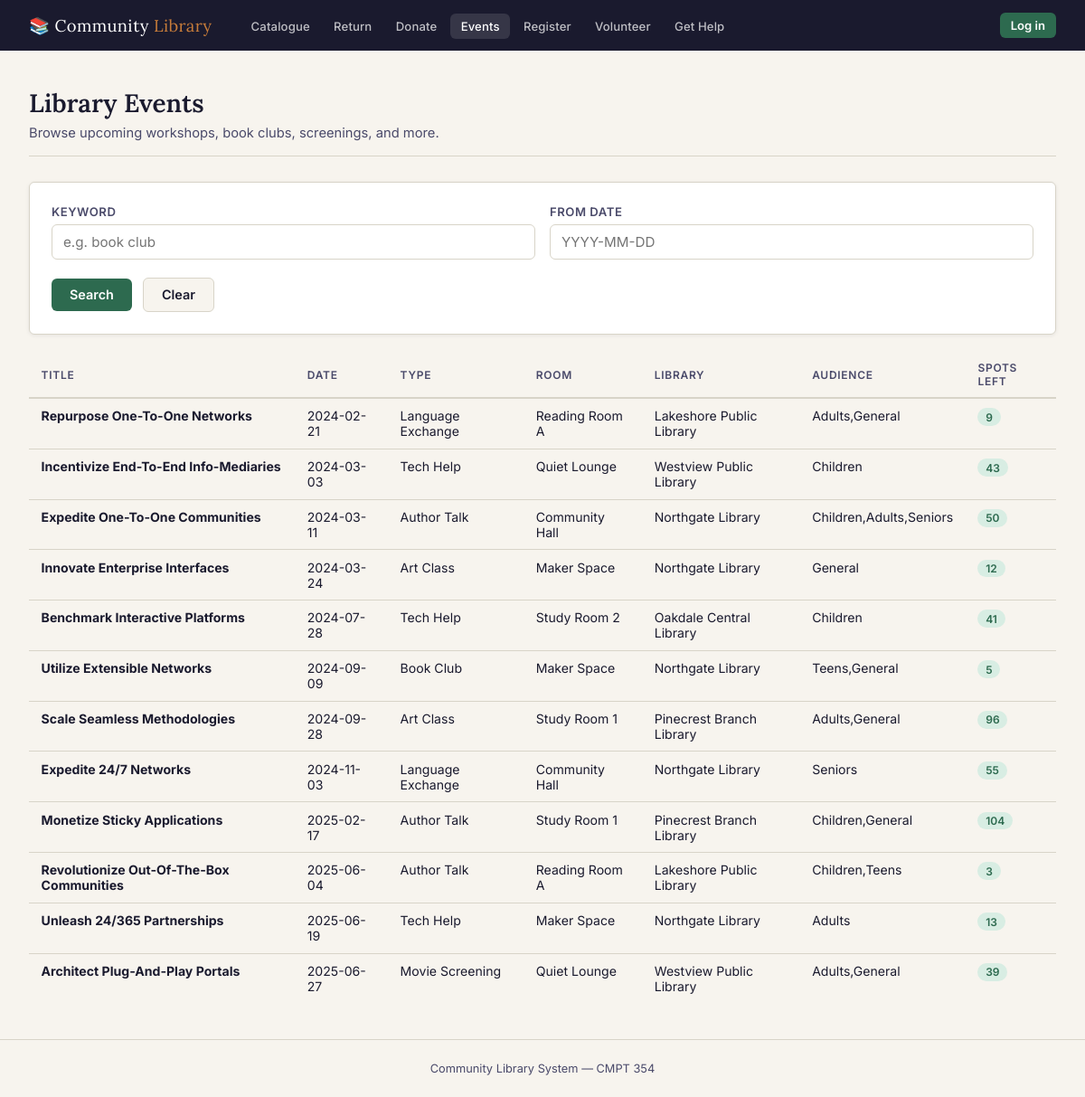
The app's page /events with its own data.
### tables this page shows
CREATE TABLE Event (
    event_id   INTEGER PRIMARY KEY AUTOINCREMENT,
    title      TEXT    NOT NULL,
    date       TEXT    NOT NULL,               -- ISO-8601
    event_type TEXT    NOT NULL,
    room_id    INTEGER NOT NULL REFERENCES Room(room_id)
);

### library_webapp/app.py (the view)
@app.route("/events")
def events():
    keyword   = request.args.get("keyword",   "").strip()
    from_date = request.args.get("from_date", "").strip()
    sql = """
        SELECT e.event_id,
               e.title,
               e.date,
               e.event_type,
               r.room_name,
               r.capacity,
               l.name AS library,
               COUNT(rf.member_id) AS registered,
               r.capacity - COUNT(rf.member_id) AS spots_left,
               GROUP_CONCAT(DISTINCT a.audience_type) AS audience
        FROM   Event e
        JOIN   Room    r  ON r.room_id    = e.room_id
        JOIN   Library l  ON l.library_id = r.library_id
        LEFT JOIN Registers_For rf ON rf.event_id   = e.event_id
        LEFT JOIN Targets        tg ON tg.event_id  = e.event_id
        LEFT JOIN Audience        a  ON a.audience_id = tg.audience_id
        WHERE  1=1
    """
    params = []
    if keyword:
        sql += " AND e.title LIKE ?"
        params.append(f"%{keyword}%")
    if from_date:
        sql += " AND e.date >= ?"
        params.append(from_date)
    sql += " GROUP BY e.event_id ORDER BY e.date"
    results = query(sql, params)
    return render_template("events.html", results=results,
                           keyword=keyword, from_date=from_date)

### library_webapp/app.py (called while the page is built, shortened)
def get_db():
    if "db" not in g:
        g.db = sqlite3.connect(DB_PATH)
        g.db.row_factory = sqlite3.Row
        g.db.execute("PRAGMA foreign_keys = ON;")
    return g.db

def query(sql, params=()):
    return get_db().execute(sql, params).fetchall()

@app.context_processor
def inject_globals():
    try:
        libraries = query("SELECT library_id, name FROM Library ORDER BY name")
        types     = query("SELECT type_id, type_name FROM Type ORDER BY type_name")
    except Exception:
        libraries, types = [], []
    current_member = None
    return dict(libraries=libraries, item_types=types, today=date.today().isoformat(),
                current_member=current_member)

### library_webapp/templates/events.html (shortened to what this page needs)
{% extends "base.html" %}
{% block content %}
<div class="page-header">
  <h1>Library Events</h1>
  <p>Browse upcoming workshops, book clubs, screenings, and more.</p>
</div>
<div class="card">
  <form method="get">
    <div class="form-grid">
      <div class="form-group">
        <label for="keyword">Keyword</label>
        <input type="text" id="keyword" name="keyword" value="{{ keyword }}" placeholder="e.g. book club">
      </div>
      <div class="form-group">
        <label for="from_date">From date</label>
        <input type="text" id="from_date" name="from_date" value="{{ from_date }}" placeholder="YYYY-MM-DD">
      </div>
    </div>
    <div class="form-actions">
      <button type="submit" class="btn btn-primary">Search</button>
      <a href="{{ url_for('events') }}" class="btn btn-secondary">Clear</a>
    </div>
  </form>
</div>
{% if results %}
<div class="table-wrap">
  <table>
    <thead>
      <tr><th>Title</th><th>Date</th><th>Type</th><th>Room</th><th>Library</th><th>Audience</th><th>Spots left</th></tr>
    </thead>
    <tbody>
      {% for r in results %}
      <tr>
        <td><strong>{{ r['title'] }}</strong></td>
        <td>{{ r['date'] }}</td>
        <td>{{ r['event_type'] }}</td>
        <td>{{ r['room_name'] }}</td>
        <td>{{ r['library'] }}</td>
        <td>{{ r['audience'] or '—' }}</td>
        <td>
          {% if r['spots_left'] and r['spots_left'] > 0 %}
            <span class="badge badge-green">{{ r['spots_left'] }}</span>
          {% else %}
            <span class="badge badge-grey">Full</span>
          {% endif %}
        </td>
      </tr>
      {% endfor %}
    </tbody>
  </table>
</div>
{% else %}
<div class="empty-state">
  <div class="icon">📅</div>
  <p>No events found. Try adjusting your search.</p>
</div>
{% endif %}
{% endblock %}

### library_webapp/templates/base.html (style rules this page uses)
*, *::before, *::after { box-sizing: border-box; margin: 0; padding: 0; }
:root { --ink: #1a1a2e; --ink-soft: #4a4a6a; --rule: #d8d4c8; --parchment: #f7f4ee; --page: #ffffff; --accent: #2d6a4f; --accent-lt: #d8ede3; --warm: #c77c3a; --warn-bg: #fef3e2; --error-bg: #fdecea; --error: #b33a2e; --radius: 6px; --shadow: 0 1px 4px rgba(26,26,46,.08); }
body { font-family: 'Inter', sans-serif; background: var(--parchment); color: var(--ink); min-height: 100vh; display: flex; flex-direction: column; }
.page-header { margin-bottom: 1.75rem; padding-bottom: 1rem; border-bottom: 1px solid var(--rule); }
.page-header h1 { font-family: 'Lora', serif; font-size: 1.75rem; font-weight: 600; color: var(--ink); }
.page-header p { margin-top: .35rem; color: var(--ink-soft); font-size: .92rem; }
.card { background: var(--page); border: 1px solid var(--rule); border-radius: var(--radius); padding: 1.5rem; box-shadow: var(--shadow); }
.form-grid { display: grid; grid-template-columns: 1fr 1fr; gap: 1rem; }
.form-group { display: flex; flex-direction: column; gap: .4rem; }
label { font-size: .82rem; font-weight: 600; color: var(--ink-soft); letter-spacing: .04em; text-transform: uppercase; }
input[type=text], input[type=number], select, textarea { border: 1px solid var(--rule); border-radius: var(--radius); padding: .55rem .75rem; font-size: .95rem; font-family: inherit; color: var(--ink); background: var(--page); transition: border-color .15s; width: 100%; }
.btn { display: inline-flex; align-items: center; gap: .45rem; padding: .6rem 1.25rem; border-radius: var(--radius); font-size: .9rem; font-weight: 600; cursor: pointer; border: none; text-decoration: none; transition: filter .15s, transform .1s; font-family: inherit; }
.btn-primary { background: var(--accent); color: #fff; }
.btn-secondary { background: var(--parchment); color: var(--ink); border: 1px solid var(--rule); }
.form-actions { margin-top: 1.25rem; display: flex; gap: .75rem; align-items: center; }
.table-wrap { overflow-x: auto; margin-top: 1.25rem; }
table { width: 100%; border-collapse: collapse; font-size: .88rem; }
thead th { text-align: left; padding: .6rem .85rem; font-size: .75rem; font-weight: 600; letter-spacing: .06em; text-transform: uppercase; color: var(--ink-soft); border-bottom: 2px solid var(--rule); background: var(--parchment); }
tbody tr { border-bottom: 1px solid var(--rule); }
tbody tr:last-child { border-bottom: none; }
tbody td { padding: .65rem .85rem; vertical-align: top; }
.badge { display: inline-block; padding: .15rem .55rem; border-radius: 20px; font-size: .75rem; font-weight: 600; }
.badge-green { background: var(--accent-lt); color: var(--accent); }

### records on screen
Event: title "Repurpose One-To-One Networks", date "2024-02-21", event_type "Language Exchange", room_name "Reading Room A", library "Lakeshore Public Library", r "Adults,General", spots_left "9"
Event: title "Incentivize End-To-End Info-Mediaries", date "2024-03-03", event_type "Tech Help", room_name "Quiet Lounge", library "Westview Public Library", r "Children", spots_left "43"
Event: title "Expedite One-To-One Communities", date "2024-03-11", event_type "Author Talk", room_name "Community Hall", library "Northgate Library", r "Children,Adults,Seniors", spots_left "50"
Event: title "Innovate Enterprise Interfaces", date "2024-03-24", event_type "Art Class", room_name "Maker Space", library "Northgate Library", r "General", spots_left "12"
Event: title "Benchmark Interactive Platforms", date "2024-07-28", event_type "Tech Help", room_name "Study Room 2", library "Oakdale Central Library", r "Children", spots_left "41"
Event: title "Utilize Extensible Networks", date "2024-09-09", event_type "Book Club", room_name "Maker Space", library "Northgate Library", r "Teens,General", spots_left "5"
Event: title "Scale Seamless Methodologies", date "2024-09-28", event_type "Art Class", room_name "Study Room 1", library "Pinecrest Branch Library", r "Adults,General", spots_left "96"
Event: title "Expedite 24/7 Networks", date "2024-11-03", event_type "Language Exchange", room_name "Community Hall", library "Northgate Library", r "Seniors", spots_left "55"
Event: title "Monetize Sticky Applications", date "2025-02-17", event_type "Author Talk", room_name "Study Room 1", library "Pinecrest Branch Library", r "Children,General", spots_left "104"
Event: title "Revolutionize Out-Of-The-Box Communities", date "2025-06-04", event_type "Author Talk", room_name "Reading Room A", library "Lakeshore Public Library", r "Children,Teens", spots_left "3"
Event: title "Unleash 24/365 Partnerships", date "2025-06-19", event_type "Tech Help", room_name "Maker Space", library "Northgate Library", r "Adults", spots_left "13"
Event: title "Architect Plug-And-Play Portals", date "2025-06-27", event_type "Movie Screening", room_name "Quiet Lounge", library "Westview Public Library", r "Adults,General", spots_left "39"
